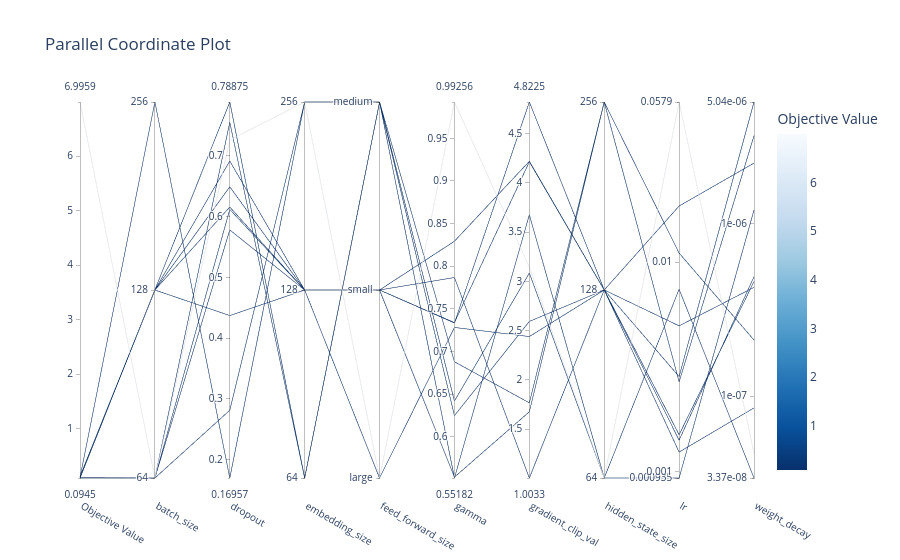

The cell this chart's notebook holds for it:
### Code cell
optuna.visualization.plot_parallel_coordinate(study)

### Figure 1 — Plotly figure (JSON) as saved in the notebook; plotly's stock layout.template omitted (floating-point values rounded to 4 significant figures)
{"data": [{"dimensions": [{"label": "Objective Value", "range": [0.09452, 6.996], "values": [0.0996, 0.09493, 0.09597, 6.996, 0.09739, 0.09718, 0.09452, 0.09501, 0.1233, 0.09533, 0.103]}, {"label": "batch_size", "range": [0, 2], "ticktext": [64, 128, 256], "tickvals": [0, 1, 2], "values": [0, 0, 0, 0, 0, 1, 1, 1, 1, 1, 2]}, {"label": "dropout", "range": [0.1696, 0.7888], "values": [0.7554, 0.5781, 0.6119, 0.7262, 0.2811, 0.7888, 0.6158, 0.6491, 0.437, 0.6915, 0.1696]}, {"label": "embedding_size", "range": [0, 2], "ticktext": [64, 128, 256], "tickvals": [0, 1, 2], "values": [0, 1, 1, 2, 2, 0, 1, 1, 1, 1, 2]}, {"label": "feed_forward_size", "range": [0, 2], "ticktext": ["large", "small", "medium"], "tickvals": [0, 1, 2], "values": [2, 1, 1, 0, 2, 2, 1, 1, 0, 1, 2]}, {"label": "gamma", "range": [0.5518, 0.9926], "values": [0.6249, 0.7335, 0.5529, 0.9926, 0.5518, 0.6881, 0.7868, 0.8293, 0.7283, 0.734, 0.642]}, {"label": "gradient_clip_val", "range": [1.003, 4.822], "values": [2.594, 4.822, 1.675, 3.144, 3.677, 1.766, 1.003, 4.22, 2.44, 4.216, 3.085]}, {"label": "hidden_state_size", "range": [0, 2], "ticktext": [64, 128, 256], "tickvals": [0, 1, 2], "values": [1, 1, 2, 0, 0, 2, 1, 1, 1, 1, 0]}, {"label": "lr", "range": [-3.029, -1.237], "ticktext": ["0.000935", "0.001", "0.01", "0.0579"], "tickvals": [-3.029, -3, -2, -1.237], "values": [-2.906, -2.849, -2.571, -1.237, -2.13, -1.958, -2.546, -2.823, -1.733, -2.304, -3.029]}, {"label": "weight_decay", "range": [-7.473, -5.298], "ticktext": ["3.37e-08", "1e-07", "1e-06", "5.04e-06"], "tickvals": [-7.473, -7, -6, -5.298], "values": [-7.067, -6.308, -5.493, -7.33, -7.473, -6.675, -5.298, -6.336, -5.651, -6.37, -5.922]}], "labelangle": 30, "labelside": "bottom", "line": {"color": [0.0996, 0.09493, 0.09597, 6.996, 0.09739, 0.09718, 0.09452, 0.09501, 0.1233, 0.09533, 0.103], "colorbar": {"title": {"text": "Objective Value"}}, "colorscale": [[0, "rgb(247,251,255)"], [0.125, "rgb(222,235,247)"], [0.25, "rgb(198,219,239)"], [0.375, "rgb(158,202,225)"], [0.5, "rgb(107,174,214)"], [0.625, "rgb(66,146,198)"], [0.75, "rgb(33,113,181)"], [0.875, "rgb(8,81,156)"], [1, "rgb(8,48,107)"]], "reversescale": true, "showscale": true}, "type": "parcoords"}], "layout": {"title": {"text": "Parallel Coordinate Plot"}}}
